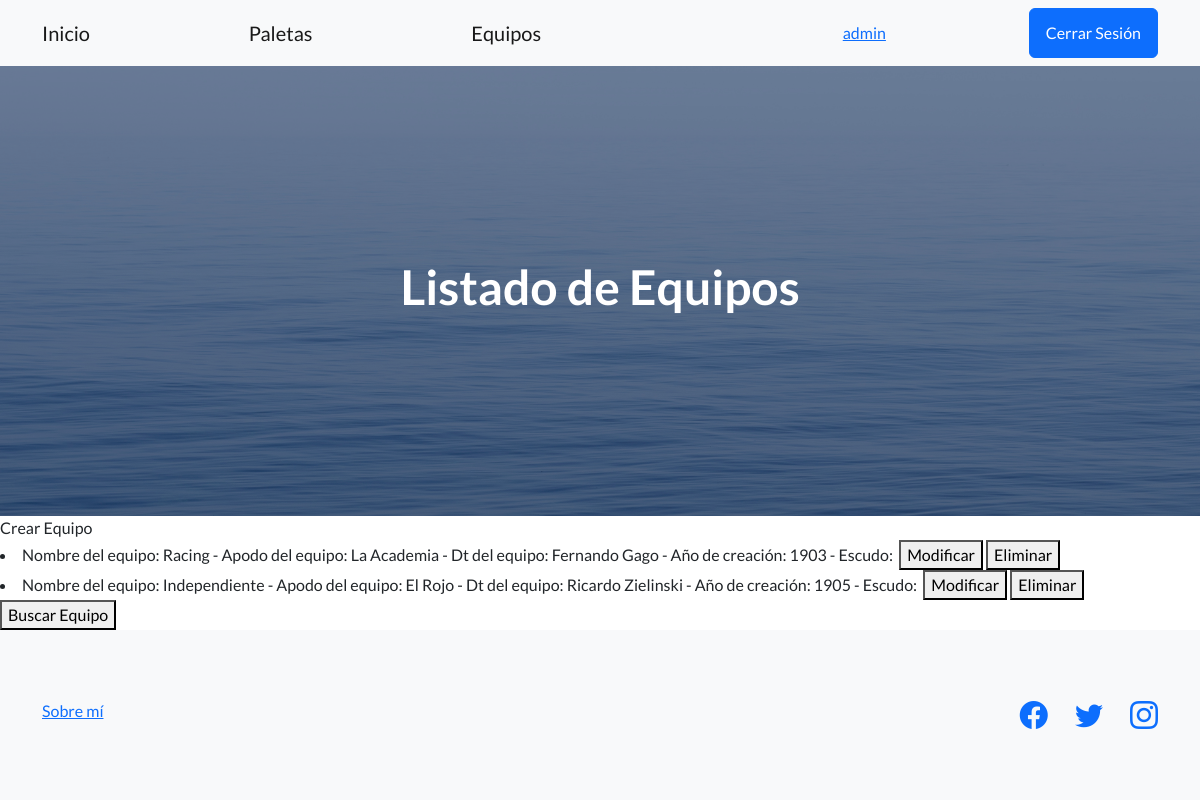
The app's page /equipos/lista-equipos/ (signed in) with its own data.
### Aplicacion/models.py (models this page shows)
class Equipo(models.Model):
    nombre = models.CharField (max_length = 30)
    apodo = models.CharField (max_length = 30)
    dt = models.CharField (max_length = 30)
    anio_de_creacion = models.IntegerField ()
    escudo = models.ImageField(upload_to = 'avatares', null = True, blank = True)
    def __str__(self):
        return f'Nombre del equipo: {self.nombre} - Apodo del equipo: {self.apodo} - Dt del equipo: {self.dt} - Año de creación: {self.anio_de_creacion} - Escudo: '

### Aplicacion/views.py (the view)
# urls.py: path('equipos/lista-equipos/', views.ListaEquipos.as_view(), name = 'lista_equipos'),
class ListaEquipos(ListView):
    model = Equipo
    template_name = 'CBV/lista_equipos.html'

### Aplicacion/templates/CBV/lista_equipos.html (shortened to what this page needs)
{% extends 'base.html' %}
{% block h1_header %}
<h1>Listado de Equipos</h1>
{% endblock h1_header %}
{% block contenido %}
<a class="navbar-brand" href={% url 'Aplicacion:crear_equipo' %}>Crear Equipo</a>
 {% if object_list %}
 {% for equipo in object_list %}
    <li>
        <a class="navbar-brand" href={% url 'Aplicacion:mostrar_equipos' equipo.id%}>{{equipo}}
    <button>
     <a class="navbar-brand" href={% url 'Aplicacion:modificar_equipos' equipo.id%}>Modificar</a>
    </button>
    <button>
     <a class="navbar-brand" href={% url 'Aplicacion:eliminar_equipos' equipo.id%}>Eliminar</a>
    </button>
    </li>
    {% endfor %}
{% else %}
    <h2>No hay datos</h2>
{% endif %}
<button>
    <a class="navbar-brand" href={% url 'Aplicacion:buscador_equipos'%}>Buscar Equipo</a>
</button>
{% endblock contenido %}

### templates/base.html (shortened to what this page needs)
<!DOCTYPE html>
<html lang="en">
    {% load static %}
    <head>
        <link href="https://cdn.jsdelivr.net/npm/bootstrap-icons@1.5.0/font/bootstrap-icons.css" rel="stylesheet" type="text/css" />
        <link href={% static 'css/styles.css' %} rel="stylesheet" />
    </head>
    <body>
        <nav class="navbar navbar-light bg-light static-top">
            <div class="container">
                <a class="navbar-brand" href={% url 'Aplicacion:inicio' %}>Inicio</a>
                <a class="navbar-brand" href={% url 'Aplicacion:lista_paletas' %}>Paletas</a>
                <a class="navbar-brand" href={% url 'Aplicacion:lista_equipos' %}>Equipos</a>
                {% if request.user.is_authenticated %}
                <a href={% url 'usuarios:ver_perfil' %}>{{request.user.username}}</a>
                <a class="btn btn-primary" href={% url 'usuarios:logout' %}>Cerrar Sesión</a>
                {% else %}
                <a class="btn btn-primary" href={% url 'usuarios:login' %}>Iniciar Sesión</a>
                <a class="btn btn-primary" href={% url 'usuarios:registro' %}>Registrate</a>
                {% endif %}
            </div>
        </nav>
        <header class="masthead">
            <div class="container position-relative">
                <div class="row justify-content-center">
                    <div class="col-xl-6">
                        <div class="text-center text-white">
                            {% block h1_header %}{% endblock h1_header %}
                        </div>
                    </div>
                </div>
            </div>
        </header>
        {% block contenido %}
        {% endblock contenido %}
        <footer class="footer bg-light">
            <div class="container">
                <div class="row">
                    <div class="col-lg-6 h-100 text-center text-lg-start my-auto">
                        <ul class="list-inline mb-2">
                            <li class="list-inline-item"><a href= {% url 'Aplicacion:about' %} >Sobre mí</a></li>
                        </ul>
                    </div>
                    <div class="col-lg-6 h-100 text-center text-lg-end my-auto">
                        <ul class="list-inline mb-0">
                            <li class="list-inline-item me-4">
                                <a href="#!"><i class="bi-facebook fs-3"></i></a>
                            </li>
                            <li class="list-inline-item me-4">
                                <a href="#!"><i class="bi-twitter fs-3"></i></a>
                            </li>
                            <li class="list-inline-item">
                                <a href="#!"><i class="bi-instagram fs-3"></i></a>
                            </li>
                        </ul>
                    </div>
                </div>
            </div>
        </footer>
    </body>
</html>

### records on screen
Equipo: nombre+apodo+dt "Nombre del equipo: Racing - Apodo del equipo: La Academia - Dt del equipo: Fernando Gago - Año de creación: 1903 - Escudo:"
Equipo: nombre+apodo+dt "Nombre del equipo: Independiente - Apodo del equipo: El Rojo - Dt del equipo: Ricardo Zielinski - Año de creación: 1905 - Escudo:"

### other values on screen
{{ request.user.username }} "admin"
